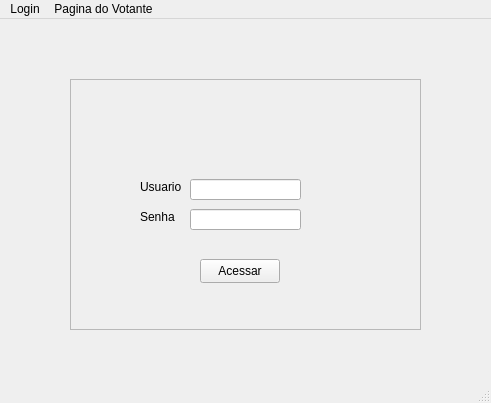
<?xml version="1.0" encoding="UTF-8"?>
<ui version="4.0">
 <class>Login</class>
 <widget class="QMainWindow" name="Login">
  <property name="geometry">
   <rect>
    <x>0</x>
    <y>0</y>
    <width>491</width>
    <height>403</height>
   </rect>
  </property>
  <property name="windowTitle">
   <string>MainWindow</string>
  </property>
  <widget class="QWidget" name="centralwidget">
   <widget class="QFrame" name="Framelogin">
    <property name="geometry">
     <rect>
      <x>70</x>
      <y>60</y>
      <width>351</width>
      <height>251</height>
     </rect>
    </property>
    <property name="frameShape">
     <enum>QFrame::StyledPanel</enum>
    </property>
    <property name="frameShadow">
     <enum>QFrame::Raised</enum>
    </property>
    <widget class="QLabel" name="LabelUser">
     <property name="geometry">
      <rect>
       <x>70</x>
       <y>100</y>
       <width>51</width>
       <height>16</height>
      </rect>
     </property>
     <property name="text">
      <string>Usuario</string>
     </property>
    </widget>
    <widget class="QLabel" name="LabelSenha">
     <property name="geometry">
      <rect>
       <x>70</x>
       <y>130</y>
       <width>41</width>
       <height>16</height>
      </rect>
     </property>
     <property name="text">
      <string>Senha</string>
     </property>
    </widget>
    <widget class="QLineEdit" name="TextUser">
     <property name="geometry">
      <rect>
       <x>120</x>
       <y>100</y>
       <width>111</width>
       <height>21</height>
      </rect>
     </property>
    </widget>
    <widget class="QLineEdit" name="TextPasswd">
     <property name="geometry">
      <rect>
       <x>120</x>
       <y>130</y>
       <width>111</width>
       <height>21</height>
      </rect>
     </property>
    </widget>
    <widget class="QPushButton" name="BotaoAcessar">
     <property name="geometry">
      <rect>
       <x>130</x>
       <y>180</y>
       <width>80</width>
       <height>24</height>
      </rect>
     </property>
     <property name="text">
      <string>Acessar</string>
     </property>
    </widget>
   </widget>
  </widget>
  <widget class="QStatusBar" name="statusbar"/>
  <widget class="QMenuBar" name="menubar">
   <property name="geometry">
    <rect>
     <x>0</x>
     <y>0</y>
     <width>491</width>
     <height>21</height>
    </rect>
   </property>
   <widget class="QMenu" name="menuPagina_do_votante">
    <property name="title">
     <string>Login</string>
    </property>
   </widget>
   <widget class="QMenu" name="menuPagina_do_Votante">
    <property name="title">
     <string>Pagina do Votante</string>
    </property>
   </widget>
   <addaction name="menuPagina_do_votante"/>
   <addaction name="menuPagina_do_Votante"/>
  </widget>
 </widget>
 <resources/>
 <connections/>
</ui>
